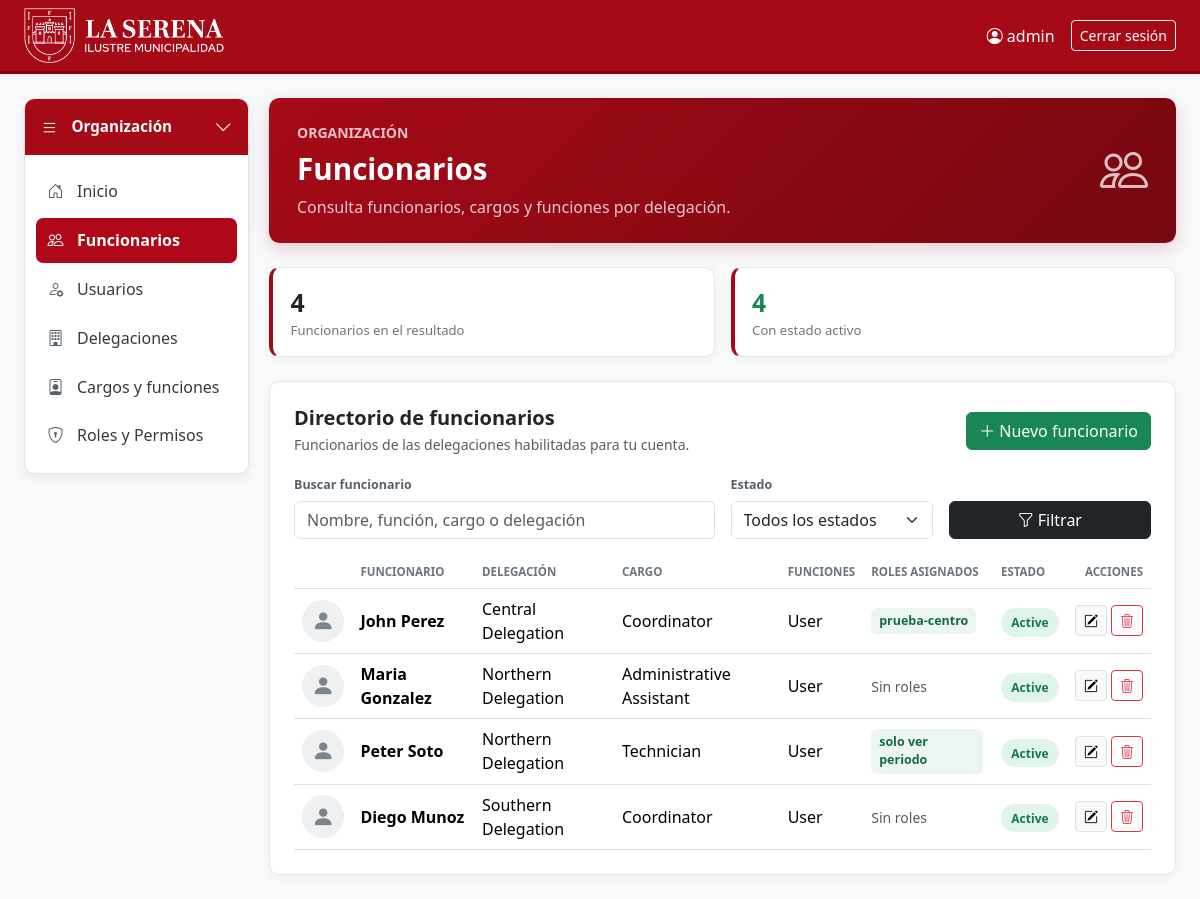
Screenshot of /organization/funcionarios/ (signed in) with the database file from the repository.
### organization/models.py (models this page shows, shortened)
class Employee(BaseModel):
    employee_id = models.BigAutoField(primary_key=True)
    assigned_groups = models.ManyToManyField(
        "auth.Group",
        blank=True,
        related_name="assigned_employees",
        verbose_name="Roles asignados",
    )
    delegation = models.ForeignKey(
        Delegation,
        on_delete=models.PROTECT,
        related_name="employees",
    )
    position = models.ForeignKey(
        PositionFunction,
        on_delete=models.PROTECT,
        related_name="employees",
    )
    name = models.CharField(max_length=150)
    roles = models.TextField()
    status = models.CharField(max_length=50)
    profile_photo = models.ImageField(
        upload_to="profile_photos/",
        blank=True,
        null=True,
        verbose_name="Foto de perfil",
    )
    class Meta:
        verbose_name = "Employee"
        verbose_name_plural = "Employees"

class Delegation(BaseModel):
    delegation_id = models.BigAutoField(primary_key=True)
    name = models.CharField(max_length=150)
    status = models.CharField(max_length=50)
    scope = models.CharField(max_length=150)
    class Meta:
        verbose_name = "Delegation"
        verbose_name_plural = "Delegations"

class PositionFunction(BaseModel):
    position_id = models.BigAutoField(primary_key=True)
    position_name = models.CharField(max_length=150)
    measurable_items = models.TextField()
    catalog_items = models.ManyToManyField(
        "planning_measurements.MeasurementItem",
        blank=True,
        related_name="associated_positions",
        verbose_name="Ítems de medición del catálogo",
    )
    services = models.TextField()
    catalog_services = models.ManyToManyField(
        "registration_validation.Service",
        blank=True,
        related_name="positions",
        verbose_name="Servicios del catálogo",
    )
    weightings = models.TextField()
    validity_start = models.DateField()
    validity_end = models.DateField()
    group = models.ForeignKey(
    "auth.Group",
    on_delete=models.PROTECT,
    null=True,
    blank=True,
    related_name="positions",
    verbose_name="Grupo de permisos",
)
    class Meta:
        verbose_name = "Position and Role"
        verbose_name_plural = "Positions and Roles"

### organization/views.py (the view, shortened to what this page needs)
# urls.py: path("funcionarios/", views.employee_list, name="employee_list"),
@organization_access("organization.view_employee")
def employee_list(request):
	records = _scoped_queryset(
		Employee.objects.select_related("delegation", "position").prefetch_related(
			"assigned_groups"
		),
		request.user,
		"delegation_id",
	)
	mutation_context = _handle_mutations(
		request,
		records,
		EmployeeForm,
		"employee",
		"funcionario",
	)
	if mutation_context is None:
		return redirect("organization:employee_list")
	employees = records
	search = _query(request.GET.get("q"))
	status = _query(request.GET.get("status"))
	if status:
		employees = employees.filter(status__iexact=status)
	context = {
		"employees": employees,
		"total_employees": employees.count(),
		"active_employees": employees.filter(
			Q(status__iexact="active") | Q(status__iexact="activo")
		).count(),
		"statuses": _statuses(
			_scoped_queryset(Employee.objects.all(), request.user, "delegation_id")
		),
		"active_page": "employees",
		"page_title": "Funcionarios",
		"page_description": "Consulta funcionarios, cargos y funciones por delegación.",
		"page_icon": "bi-people",
	}
	context.update(mutation_context)
	return render(
		request,
		"organization/employees.html",
		context,
	)

### organization/views.py (called while the page is built, shortened)
def _scoped_queryset(queryset, user, relation):
	queryset = queryset.filter(deleted_at__isnull=True)
	if user.is_superuser:
		return queryset

def _query(value):
	return value.strip() if value else ""

def _statuses(queryset):
	return queryset.order_by("status").values_list(
		"status", flat=True
	).distinct()

### templates/organization/employees.html (shortened to what this page needs)
{% extends "organization/base.html" %}
{% block organization_content %}
<div class="row g-3 mb-4">
    <div class="col-12 col-md-6"><div class="section-card metric h-100"><div class="value">{{ total_employees }}</div><div class="label">Funcionarios en el resultado</div></div></div>
    <div class="col-12 col-md-6"><div class="section-card metric h-100"><div class="value text-success">{{ active_employees }}</div><div class="label">Con estado activo</div></div></div>
</div>
<section class="section-card p-3 p-lg-4">
    <div class="d-flex flex-wrap align-items-center justify-content-between gap-3 mb-3">
        <div><h2 class="h5 mb-1 fw-bold">Directorio de funcionarios</h2><p class="text-muted small mb-0">Funcionarios de las delegaciones habilitadas para tu cuenta.</p></div>
        {% if perms.organization.add_employee %}<a class="btn btn-success" href="?modal=create"><i class="bi bi-plus-lg me-1"></i>Nuevo funcionario</a>{% endif %}
    </div>
    <form class="row g-3 align-items-end mb-3" method="get">
        <div class="col-12 col-md-6"><label class="filter-label" for="employee-search">Buscar funcionario</label><input id="employee-search" name="q" value="{{ request.GET.q }}" class="form-control" placeholder="Nombre, función, cargo o delegación" type="search"></div>
        <div class="col-12 col-md-3"><label class="filter-label" for="employee-status">Estado</label><select id="employee-status" name="status" class="form-select"><option value="">Todos los estados</option></select></div>
        <div class="col-12 col-md-3"><button class="btn btn-dark w-100" type="submit"><i class="bi bi-funnel me-1"></i>Filtrar</button></div>
    </form>
    <div class="table-responsive"><table class="table table-hover align-middle mb-0"><thead><tr><th scope="col"><span class="visually-hidden">Foto de perfil</span></th><th>Funcionario</th><th>Delegación</th><th>Cargo</th><th>Funciones</th><th>Roles asignados</th><th>Estado</th><th class="text-end">Acciones</th></tr></thead><tbody>
        {% for employee in employees %}
        <tr>
            <td class="employee-photo-cell">{% if employee.profile_photo %}<img class="employee-photo" src="{{ employee.profile_photo.url }}" alt="Foto de {{ employee.name }}">{% else %}<span class="employee-photo-placeholder" aria-label="Sin foto de {{ employee.name }}"><i class="bi bi-person-fill" aria-hidden="true"></i></span>{% endif %}</td>
            <td class="fw-semibold">{{ employee.name }}</td>
            <td>{{ employee.delegation.name }}</td><td>{{ employee.position.position_name }}</td><td>{{ employee.roles|truncatewords:18 }}</td>
            <td>{% for role in employee.assigned_groups.all %}<span class="organization-role">{{ role.name }}</span>{% empty %}<span class="text-muted small">Sin roles</span>{% endfor %}</td>
            <td><span class="organization-status {% if employee.status|lower == 'active' or employee.status|lower == 'activo' %}organization-status-active{% endif %}">{{ employee.status }}</span></td>
            <td><div class="d-flex justify-content-end gap-1">
                {% if perms.organization.change_employee %}<a class="btn btn-sm btn-light border" href="?modal=edit&amp;id={{ employee.pk }}" title="Modificar funcionario" aria-label="Modificar {{ employee.name }}"><i class="bi bi-pencil-square"></i></a>{% endif %}
                {% if perms.organization.delete_employee %}<form method="post" action="{% url 'organization:employee_list' %}" data-organization-delete data-delete-label="al funcionario {{ employee.name }}">{% csrf_token %}<input type="hidden" name="action" value="delete"><input type="hidden" name="object_id" value="{{ employee.pk }}"><button class="btn btn-sm btn-outline-danger" type="submit" title="Eliminar funcionario" aria-label="Eliminar {{ employee.name }}"><i class="bi bi-trash3"></i></button></form>{% endif %}
            </div></td>
        </tr>
        {% empty %}<tr><td colspan="8" class="text-center py-5"><i class="bi bi-people fs-2 text-muted d-block mb-2"></i><span class="text-muted">No hay funcionarios para mostrar.</span></td></tr>
        {% endfor %}
    </tbody></table></div>
</section>
{% endblock %}

### templates/base.html (shortened to what this page needs)
<!DOCTYPE html>
{% load static %}
<html lang="es">
<head>
    <link href="https://cdn.jsdelivr.net/npm/bootstrap@5.3.3/dist/css/bootstrap.min.css" rel="stylesheet">
    <link href="https://cdn.jsdelivr.net/npm/bootstrap-icons@1.11.3/font/bootstrap-icons.min.css" rel="stylesheet">
</head>
<body>
<nav class="navbar navbar-expand-lg topbar mb-4 shadow-sm">
    <div class="container-fluid px-4">
        <a class="navbar-brand py-0" href="{% url 'home' %}">
            <img src="{% static 'img/horizontal-blanco.png' %}" alt="Logo La Serena" height="55">
        </a>
        <div class="collapse navbar-collapse" id="navbarMain">
            {% if user.is_authenticated %}
            <span class="navbar-text me-3"><i class="bi bi-person-circle"></i> {{ user.username }}</span>
            <form method="post" action="{% url 'logout' %}" class="d-inline">
                <button type="submit" class="btn btn-outline-light btn-sm">Cerrar sesión</button>
            </form>
            {% endif %}
        </div>
    </div>
</nav>
<div class="container-fluid px-4">
    <div class="workspace-layout">
        {% block sidebar %}{% endblock %}
        <div class="workspace-content">
            <main>
        {% block contenido %}{% endblock %}
            </main>
        </div>
    </div>
</div>
</body>
</html>

### templates/base.html (style rules this page uses)
body { background: #f8f9fb; }
.topbar { background-color: #a60a17; border-bottom: 3px solid #800711; }
.topbar .navbar-brand, .topbar .nav-link, .topbar .navbar-text { color: #fff; }
.topbar .navbar-brand { font-weight: bold; font-size: 1.2rem; }
.workspace-layout { display: flex; align-items: flex-start; gap: 1.25rem; }
.workspace-content { flex: 1 1 auto; min-width: 0; }

### templates/organization/base.html (style rules this page uses)
.section-card { background: #fff; border: 1px solid #e5e7eb; border-radius: .65rem; box-shadow: 0 3px 12px rgba(24, 33, 44, .04); }
.metric { border-left: 4px solid #a60a17; padding: 1rem 1.1rem; }
.metric .value { color: #23272b; font-size: 1.55rem; font-weight: 700; }
.metric .label { color: #6c757d; font-size: .82rem; }
.table thead th { color: #6c757d; font-size: .72rem; text-transform: uppercase; white-space: nowrap; }
.table tbody td { vertical-align: middle; }
.filter-label { color: #56616b; font-size: .78rem; font-weight: 600; margin-bottom: .35rem; }
.organization-status { background: #eef0f2; border-radius: 999px; color: #5f6870; font-size: .75rem; font-weight: 600; padding: .35rem .65rem; }
.organization-status-active { background: #dff5e9; color: #147a49; }
.organization-role { background: #edf5f0; border-radius: .35rem; color: #176b43; display: inline-block; font-size: .78rem; font-weight: 600; margin: .1rem .15rem .1rem 0; padding: .25rem .5rem; }
.employee-photo-cell { width: 3.5rem; }
.employee-photo, .employee-photo-placeholder { align-items: center; border-radius: 50%; display: inline-flex; height: 2.65rem; justify-content: center; object-fit: cover; width: 2.65rem; }
.employee-photo-placeholder { background: #eef0f2; color: #7a858f; font-size: 1.4rem; }

### rows the page displays
Employee: name "John Perez", delegation.name "Central Delegation", position.position_name "Coordinator", roles "User", status "Active"
Employee: name "Maria Gonzalez", delegation.name "Northern Delegation", position.position_name "Administrative Assistant", roles "User", status "Active"
Employee: name "Peter Soto", delegation.name "Northern Delegation", position.position_name "Technician", roles "User", status "Active"
Employee: name "Diego Munoz", delegation.name "Southern Delegation", position.position_name "Coordinator", roles "User", status "Active"

### other values shown
{{ user.username }} "admin"
{{ page_title }} "Funcionarios"
{{ page_description }} "Consulta funcionarios, cargos y funciones por delegación."
{{ total_employees }} "4"
{{ active_employees }} "4"
{{ role.name }} "prueba-centro"
{{ role.name }} "solo ver periodo"
